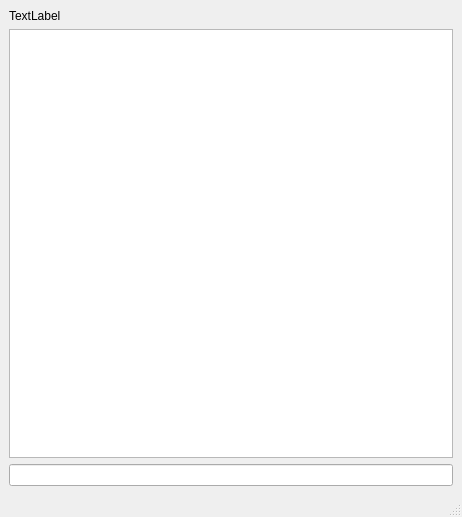
<?xml version="1.0" encoding="UTF-8"?>
<ui version="4.0">
 <class>chatDialog</class>
 <widget class="QMainWindow" name="chatDialog">
  <property name="geometry">
   <rect>
    <x>0</x>
    <y>0</y>
    <width>462</width>
    <height>517</height>
   </rect>
  </property>
  <property name="sizePolicy">
   <sizepolicy hsizetype="Ignored" vsizetype="Preferred">
    <horstretch>0</horstretch>
    <verstretch>0</verstretch>
   </sizepolicy>
  </property>
  <property name="windowTitle">
   <string>Sohbet</string>
  </property>
  <widget class="QWidget" name="centralwidget">
   <layout class="QGridLayout" name="gridLayout">
    <item row="0" column="0">
     <widget class="QLabel" name="chattingFriend">
      <property name="text">
       <string>TextLabel</string>
      </property>
     </widget>
    </item>
    <item row="1" column="0">
     <layout class="QVBoxLayout" name="verticalLayout">
      <item>
       <widget class="QTextBrowser" name="textBrowser"/>
      </item>
     </layout>
    </item>
    <item row="2" column="0">
     <layout class="QVBoxLayout" name="verticalLayout_2">
      <item>
       <widget class="QLineEdit" name="lineEdit">
        <property name="enabled">
         <bool>true</bool>
        </property>
        <property name="sizePolicy">
         <sizepolicy hsizetype="Preferred" vsizetype="Fixed">
          <horstretch>0</horstretch>
          <verstretch>0</verstretch>
         </sizepolicy>
        </property>
       </widget>
      </item>
     </layout>
    </item>
   </layout>
  </widget>
  <widget class="QMenuBar" name="menubar">
   <property name="geometry">
    <rect>
     <x>0</x>
     <y>0</y>
     <width>462</width>
     <height>25</height>
    </rect>
   </property>
  </widget>
  <widget class="QStatusBar" name="statusbar"/>
 </widget>
 <resources/>
 <connections/>
</ui>
